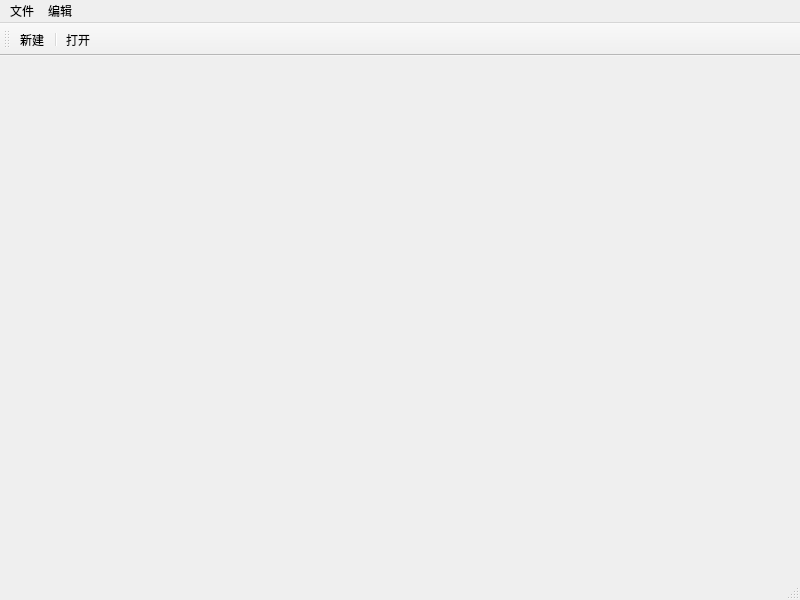
<?xml version="1.0" encoding="UTF-8"?>
<ui version="4.0">
 <class>MainWindow</class>
 <widget class="QMainWindow" name="MainWindow">
  <property name="geometry">
   <rect>
    <x>0</x>
    <y>0</y>
    <width>800</width>
    <height>600</height>
   </rect>
  </property>
  <property name="windowTitle">
   <string>MainWindow</string>
  </property>
  <widget class="QWidget" name="centralwidget"/>
  <widget class="QMenuBar" name="menubar">
   <property name="geometry">
    <rect>
     <x>0</x>
     <y>0</y>
     <width>800</width>
     <height>26</height>
    </rect>
   </property>
   <widget class="QMenu" name="menu">
    <property name="title">
     <string>文件</string>
    </property>
    <addaction name="actionnew"/>
    <addaction name="actionopen"/>
   </widget>
   <widget class="QMenu" name="menu_2">
    <property name="title">
     <string>编辑</string>
    </property>
   </widget>
   <addaction name="menu"/>
   <addaction name="menu_2"/>
  </widget>
  <widget class="QStatusBar" name="statusbar"/>
  <widget class="QToolBar" name="toolBar">
   <property name="windowTitle">
    <string>toolBar</string>
   </property>
   <attribute name="toolBarArea">
    <enum>TopToolBarArea</enum>
   </attribute>
   <attribute name="toolBarBreak">
    <bool>false</bool>
   </attribute>
   <addaction name="actionnew"/>
   <addaction name="separator"/>
   <addaction name="actionopen"/>
  </widget>
  <action name="actionnew">
   <property name="text">
    <string>新建</string>
   </property>
  </action>
  <action name="actionopen">
   <property name="text">
    <string>打开</string>
   </property>
  </action>
 </widget>
 <resources/>
 <connections/>
</ui>
